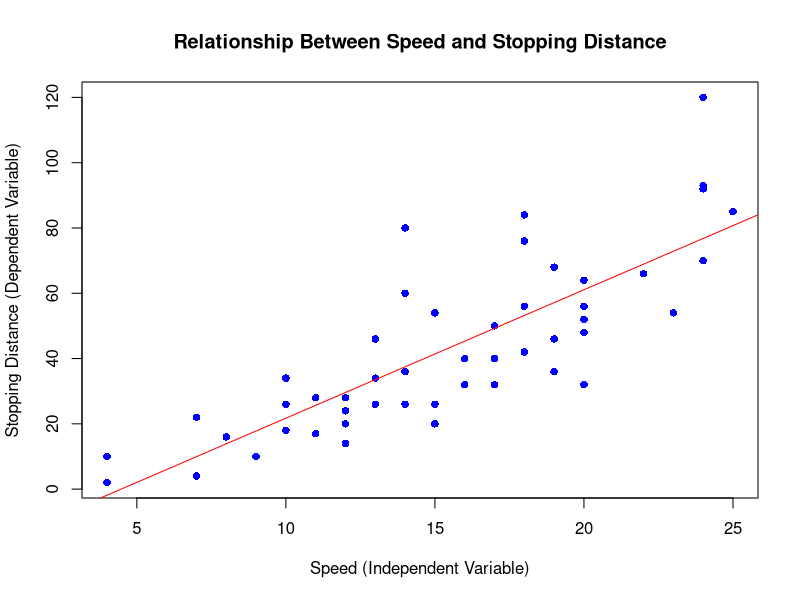
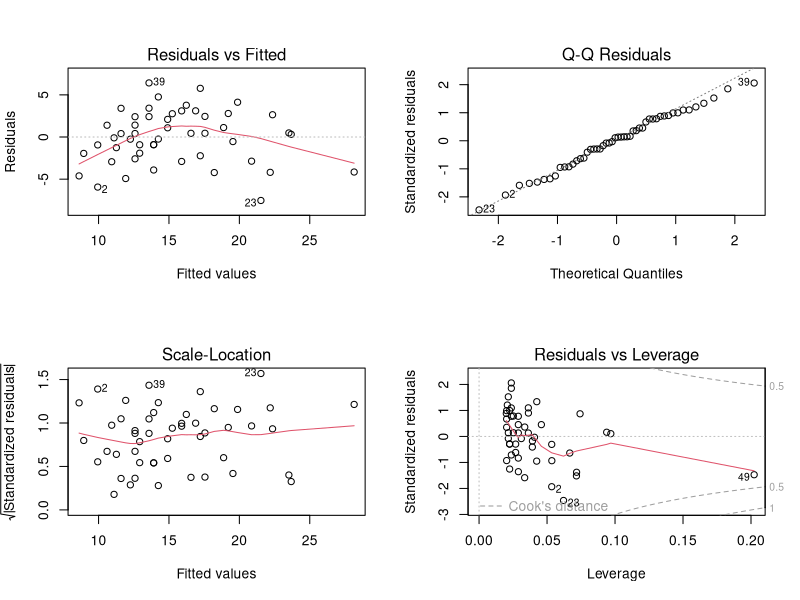

Here is the R script that generated these plots, in order:
## ---- chunk 1
knitr::opts_chunk$set(echo = TRUE)

# Load the necessary libraries.
library(ggplot2)
library(dplyr)
## ---- chunk 2
# Load the Cars dataset into R.
cars_dataset <- datasets::cars
# Summarize of the data.
str(cars_dataset)
## ---- chunk 3
summary(cars_dataset)
## ---- chunk 4
plot(dist ~ speed, data = cars_dataset, col = 'blue',
     pch = 16, xlab = 'Speed (Independent Variable)', ylab = 'Stopping Distance (Dependent Variable)',
     main = 'Relationship Between Speed and Stopping Distance')
abline(lm(dist ~ speed, data = cars_dataset), col = 'red')
## ---- chunk 5
cars_dataset_lm <- lm(speed ~ dist, data = cars_dataset)
summary(cars_dataset_lm)
## ---- chunk 6
par(mfrow = c(2, 2))
plot(cars_dataset_lm)
par(mfrow = c(1, 1))
